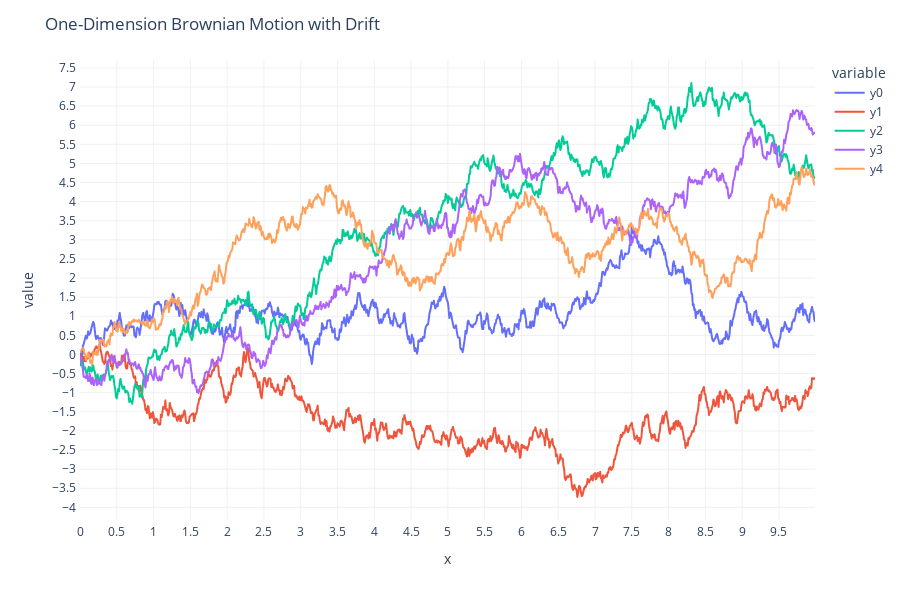

The notebook cell saved with this chart:
### Markdown cell above
<h4>Brownian Motion with Drift: the drift term adds up to the existent random component</h4>

### Code cell
def simulate_1d_bm_with_drift(nsteps=1000, t=0.01, mu=0.5):
    steps = [ mu*0.01 + np.random.randn()*np.sqrt(t) for i in range(nsteps) ]
    y = np.cumsum(steps)
    x = [ t*i for i in range(nsteps) ]
    return x, y

nsims = 5
simulation_data = {}
for i in range(nsims):
    x, y = simulate_1d_bm_with_drift()
    simulation_data['y{col}'.format(col=i)] = y
    simulation_data['x'] = x

ycols = [ 'y{col}'.format(col=i) for i in range(nsims) ]
fig = px.line(simulation_data, x='x', y=ycols)
fig.update_layout(
    title='One-Dimension Brownian Motion with Drift'
)
pretty_plot(fig, height=600)
fig.show()

### Figure 1 — Plotly figure (JSON) as saved in the notebook; plotly's stock layout.template omitted (floating-point values rounded to 4 significant figures; data arrays with more than 128 entries replaced by an {"elided": "..."} marker saying what was removed)
{"data": [{"hovertemplate": "variable=y0<br>x=%{x}<br>value=%{y}<extra></extra>", "legendgroup": "y0", "line": {"color": "#636efa", "dash": "solid"}, "marker": {"symbol": "circle"}, "mode": "lines", "name": "y0", "showlegend": true, "type": "scattergl", "x": {"elided": "1000 float values"}, "xaxis": "x", "y": {"elided": "1000 float values"}, "yaxis": "y"}, {"hovertemplate": "variable=y1<br>x=%{x}<br>value=%{y}<extra></extra>", "legendgroup": "y1", "line": {"color": "#EF553B", "dash": "solid"}, "marker": {"symbol": "circle"}, "mode": "lines", "name": "y1", "showlegend": true, "type": "scattergl", "x": {"elided": "1000 float values"}, "xaxis": "x", "y": {"elided": "1000 float values"}, "yaxis": "y"}, {"hovertemplate": "variable=y2<br>x=%{x}<br>value=%{y}<extra></extra>", "legendgroup": "y2", "line": {"color": "#00cc96", "dash": "solid"}, "marker": {"symbol": "circle"}, "mode": "lines", "name": "y2", "showlegend": true, "type": "scattergl", "x": {"elided": "1000 float values"}, "xaxis": "x", "y": {"elided": "1000 float values"}, "yaxis": "y"}, {"hovertemplate": "variable=y3<br>x=%{x}<br>value=%{y}<extra></extra>", "legendgroup": "y3", "line": {"color": "#ab63fa", "dash": "solid"}, "marker": {"symbol": "circle"}, "mode": "lines", "name": "y3", "showlegend": true, "type": "scattergl", "x": {"elided": "1000 float values"}, "xaxis": "x", "y": {"elided": "1000 float values"}, "yaxis": "y"}, {"hovertemplate": "variable=y4<br>x=%{x}<br>value=%{y}<extra></extra>", "legendgroup": "y4", "line": {"color": "#FFA15A", "dash": "solid"}, "marker": {"symbol": "circle"}, "mode": "lines", "name": "y4", "showlegend": true, "type": "scattergl", "x": {"elided": "1000 float values"}, "xaxis": "x", "y": {"elided": "1000 float values"}, "yaxis": "y"}], "layout": {"height": 600, "legend": {"title": {"text": "variable"}, "tracegroupgap": 0}, "margin": {"t": 60}, "paper_bgcolor": "rgba(0, 0, 0, 0)", "plot_bgcolor": "rgba(0, 0, 0, 0)", "title": {"text": "One-Dimension Brownian Motion with Drift"}, "xaxis": {"anchor": "y", "domain": [0, 1], "gridcolor": "#f0f0f0", "gridwidth": 1, "linewidth": 2, "nticks": 30, "showgrid": true, "showline": true, "title": {"text": "x"}}, "yaxis": {"anchor": "x", "domain": [0, 1], "gridcolor": "#f0f0f0", "gridwidth": 1, "linewidth": 2, "nticks": 30, "showgrid": true, "showline": true, "tickformat": "none", "title": {"text": "value"}, "zeroline": true, "zerolinecolor": "#f0f0f0", "zerolinewidth": 1}}}
